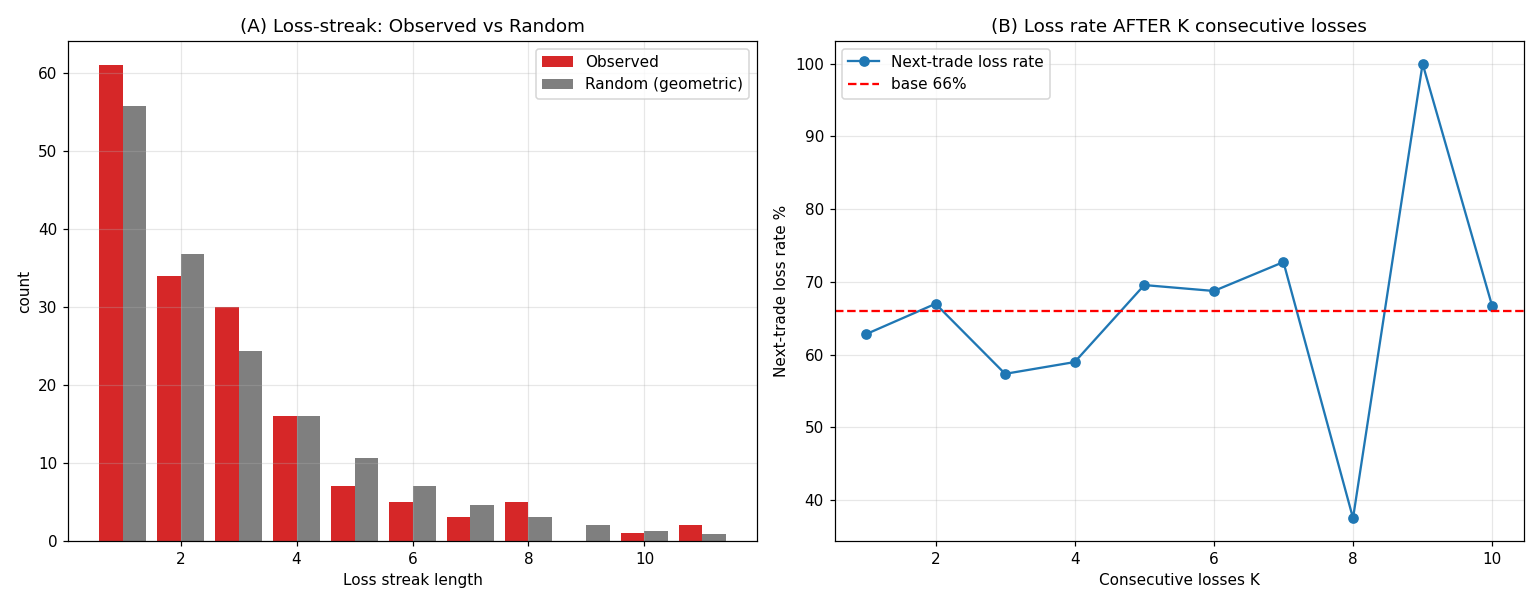

The script that saved this image:
# -*- coding: utf-8 -*-
# [regime_consec_loss.py] ★캡틴 의문 검증: "TS 연속패배가 장세변화 신호인가? 몇 회가 맞나?"
#   핵심: 성급왕 패율 66%(승률34%)면 연패 3회는 '그냥 흔함'일 수 있다.
#   장세변화 신호이려면 (A)랜덤(기하분포)보다 긴 연패가 더 잦아야 하고(클러스터링),
#   (B)연패 후 다음거래 패율이 base보다 높아야(=손실 지속=재최적화 가치) 한다.
#   둘 다 아니면 '연패=노이즈'→재최적화 트리거로 부적합. 검증 led36_king 무수정.
import os, sys
import numpy as np, pandas as pd
import matplotlib; matplotlib.use("Agg"); import matplotlib.pyplot as plt
STG17 = r"D:\ML\Verify\02 20260618일 이전작업\07 Rauto\07Prj_Ch4_RunAWS_Stg17_ImpatientFork"
BOTS = os.path.join(STG17, "bots")
if BOTS not in sys.path: sys.path.insert(0, BOTS)
import trendstack_signal_engine as E
HERE = os.path.dirname(os.path.abspath(__file__))
LED = os.path.join(STG17, "led36_king.csv")
DATA = r"D:\ML\Verify\Merged_Data.csv"


def main():
    led = pd.read_csv(LED, parse_dates=['entry_t', 'exit_t']).sort_values('entry_t').reset_index(drop=True)
    for c in ('entry_t', 'exit_t'): led[c] = pd.to_datetime(led[c], utc=True).dt.tz_convert(None)
    R = led['R'].values
    win = (R > 0).astype(int); loss = 1 - win
    base_lossrate = loss.mean()
    print(f"거래 {len(R)} | 승률 {win.mean()*100:.1f}% | 패율 {base_lossrate*100:.1f}%")

    # ── (A) 연패 streak 길이 분포: 관측 vs 랜덤(기하분포) ──
    streaks = []; cur = 0
    for x in loss:
        if x: cur += 1
        elif cur: streaks.append(cur); cur = 0
    if cur: streaks.append(cur)
    streaks = np.array(streaks)
    maxk = int(streaks.max())
    p = base_lossrate
    # 랜덤이면 streak 길이 k의 기대 개수 ∝ 기하분포. 관측 streak수 N_s 기준 기대 = N_s * (1-p)*p^(k-1)
    Ns = len(streaks)
    print(f"\n=== (A) 연패 길이 분포 (관측 vs 랜덤 기하분포 p={p:.2f}) ===")
    print(f"{'연패길이':>6} {'관측수':>6} {'랜덤기대':>8} {'관측/기대':>9}")
    obs = {}; exp = {}
    for k in range(1, min(maxk, 15) + 1):
        o = int((streaks == k).sum()) if k < maxk else int((streaks >= k).sum())
        e = Ns * (1 - p) * (p ** (k - 1))
        obs[k] = o; exp[k] = e
        print(f"{k:>6} {o:>6} {e:>8.1f} {(o/e if e>0 else 0):>9.2f}")
    print(f"  최장 연패: {maxk}회")

    # ── (B) 연패 K회 후 '다음 거래' 패율 (손실 지속 = 재최적화 가치) ──
    print(f"\n=== (B) 'K회 연패 직후 다음거래' 결과 (base 패율 {base_lossrate*100:.0f}%) ===")
    print(f"{'직전연패K':>8} {'표본':>5} {'다음패율':>8} {'다음승률':>8} {'다음5거래 평균R':>14}")
    nextloss = {}
    for K in range(1, 11):
        idxs = []
        run = 0
        for i in range(len(R)):
            if run == K and i < len(R):
                idxs.append(i)   # i = K연패 직후 거래
            run = run + 1 if loss[i] else 0
        if not idxs: continue
        nl = np.mean([loss[i] for i in idxs]) * 100
        nw = 100 - nl
        fwd5 = np.mean([R[i:i+5].mean() for i in idxs if i+1 <= len(R)]) * 100
        nextloss[K] = nl
        print(f"{K:>8} {len(idxs):>5} {nl:>7.0f}% {nw:>7.0f}% {fwd5:>+13.2f}%")

    # ── 그래프 ──
    fig, ax = plt.subplots(1, 2, figsize=(14, 5.5))
    ks = list(obs.keys())
    ax[0].bar([k-0.2 for k in ks], [obs[k] for k in ks], width=0.4, label='Observed', color='#d62728')
    ax[0].bar([k+0.2 for k in ks], [exp[k] for k in ks], width=0.4, label='Random (geometric)', color='#7f7f7f')
    ax[0].set_xlabel('Loss streak length'); ax[0].set_ylabel('count'); ax[0].set_title('(A) Loss-streak: Observed vs Random'); ax[0].legend(); ax[0].grid(alpha=.3)
    kk = sorted(nextloss.keys())
    ax[1].plot(kk, [nextloss[k] for k in kk], 'o-', color='#1f77b4', label='Next-trade loss rate')
    ax[1].axhline(base_lossrate*100, color='red', ls='--', label=f'base {base_lossrate*100:.0f}%')
    ax[1].set_xlabel('Consecutive losses K'); ax[1].set_ylabel('Next-trade loss rate %'); ax[1].set_title('(B) Loss rate AFTER K consecutive losses'); ax[1].legend(); ax[1].grid(alpha=.3)
    plt.tight_layout(); fp = os.path.join(HERE, "regime_consec_loss.png")
    plt.savefig(fp, dpi=110); print(f"\n[그래프] {fp}")

    # 판정
    ratio_long = np.mean([obs[k]/exp[k] for k in obs if k >= 4 and exp[k] > 0.5])
    print(f"\n[판정 힌트] 연패4+ 관측/기대 평균 {ratio_long:.2f} (>1.3이면 클러스터링=장세신호 / ~1이면 노이즈)")
    print(f"           연패 후 다음패율이 base({base_lossrate*100:.0f}%)보다 뚜렷이 높아야 '손실지속=재최적화 가치'.")


if __name__ == "__main__":
    main()
